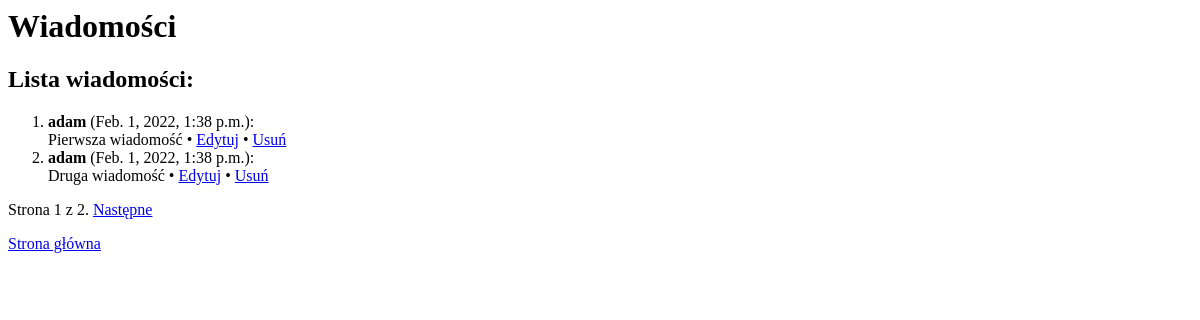
Page /blog_app/wiadomosci/ (signed in) on the earlier database version.
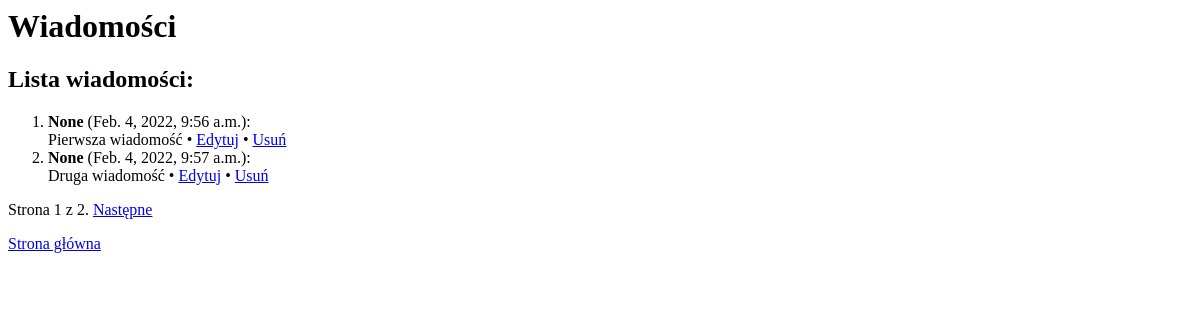
Same page on the later database version.
### blog_app/models.py (models this page shows, shortened)
class Wiadomosc(models.Model):
    tekst = models.CharField('treść wiadomości', max_length=250)
    created_date = models.DateTimeField('data publikacji')
    author = models.ForeignKey(User, on_delete=models.CASCADE, null=True)
    class Meta:
        verbose_name = u'wiadomość'  # nazwa obiektu w języku polskim
        verbose_name_plural = u'wiadomości'  # nazwa obiektów w l.m.
        ordering = ['created_date']  # domyślne porządkowanie danych

### blog_app/templates/blog_app/wiadomosc_list.html (shortened to what this page needs)
<html>
  <body>
    <h1>Wiadomości</h1>
    <h2>Lista wiadomości:</h2>
    <ol>
      {% for wiadomosc in wiadomosci %}
        <li>
          <strong>{{ wiadomosc.author }}</strong> ({{ wiadomosc.created_date }}):
          <br /> {{ wiadomosc.tekst }}
          {% if wiadomosc.author.name == user.name %}
          &bull; <a href="{% url 'blog_app:edytuj' wiadomosc.id %}">Edytuj</a>
          &bull; <a href="{% url 'blog_app:usun' wiadomosc.id %}">Usuń</a>
          {% endif %}
        </li>
      {% endfor %}
    </ol>
    {% if is_paginated %}
      <p>
        Strona {{ page_obj.number }} z {{ page_obj.paginator.num_pages }}.
      {% if page_obj.has_next %}
        <a href="?page={{ page_obj.next_page_number }}">Następne</a>
      {% endif %}
      </p>
    {% endif %}
    <p><a href="{% url 'blog_app:home' %}">Strona główna</a></p>
  </body>
</html>

Differences in the rows shown:
removed Wiadomosc: author "adam", created_date "Feb. 1, 2022, 1:38 p.m.", tekst "Pierwsza wiadomość", shows "Edytuj"
removed Wiadomosc: author "adam", created_date "Feb. 1, 2022, 1:38 p.m.", tekst "Druga wiadomość", shows "Edytuj"
added Wiadomosc: author "None", created_date "Feb. 4, 2022, 9:56 a.m.", tekst "Pierwsza wiadomość", shows "Edytuj"
added Wiadomosc: author "None", created_date "Feb. 4, 2022, 9:57 a.m.", tekst "Druga wiadomość", shows "Edytuj"
